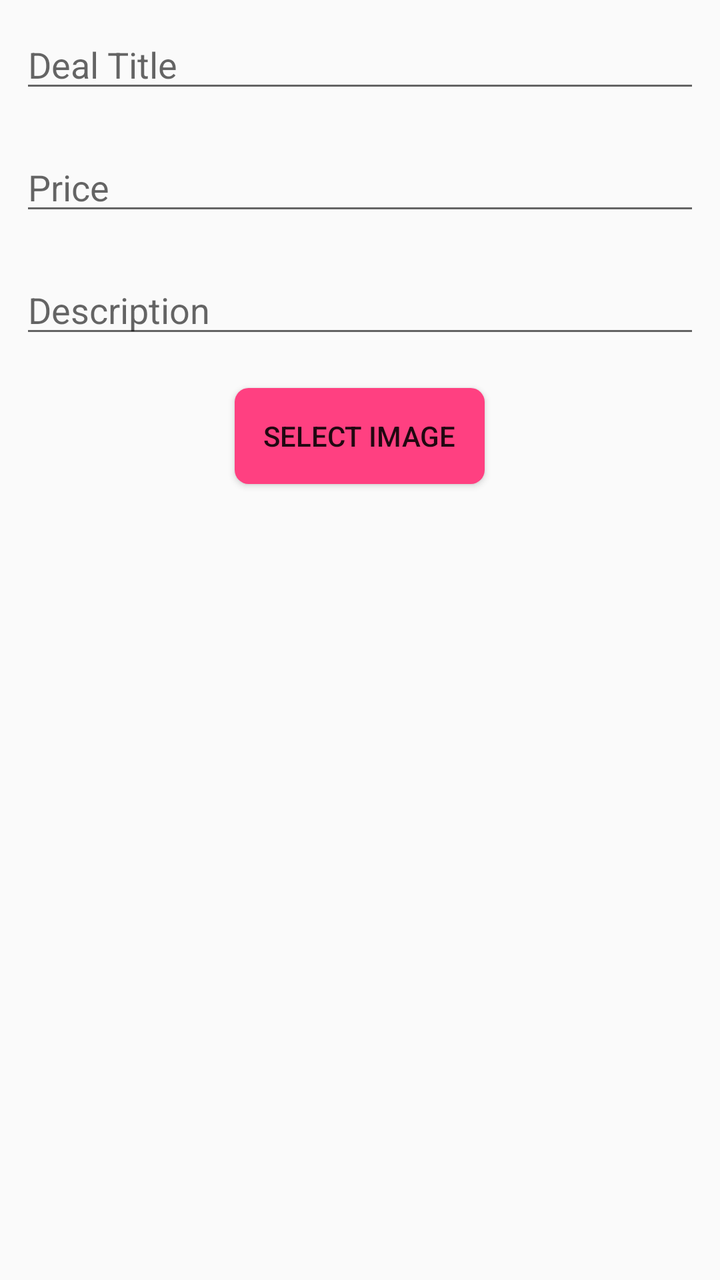
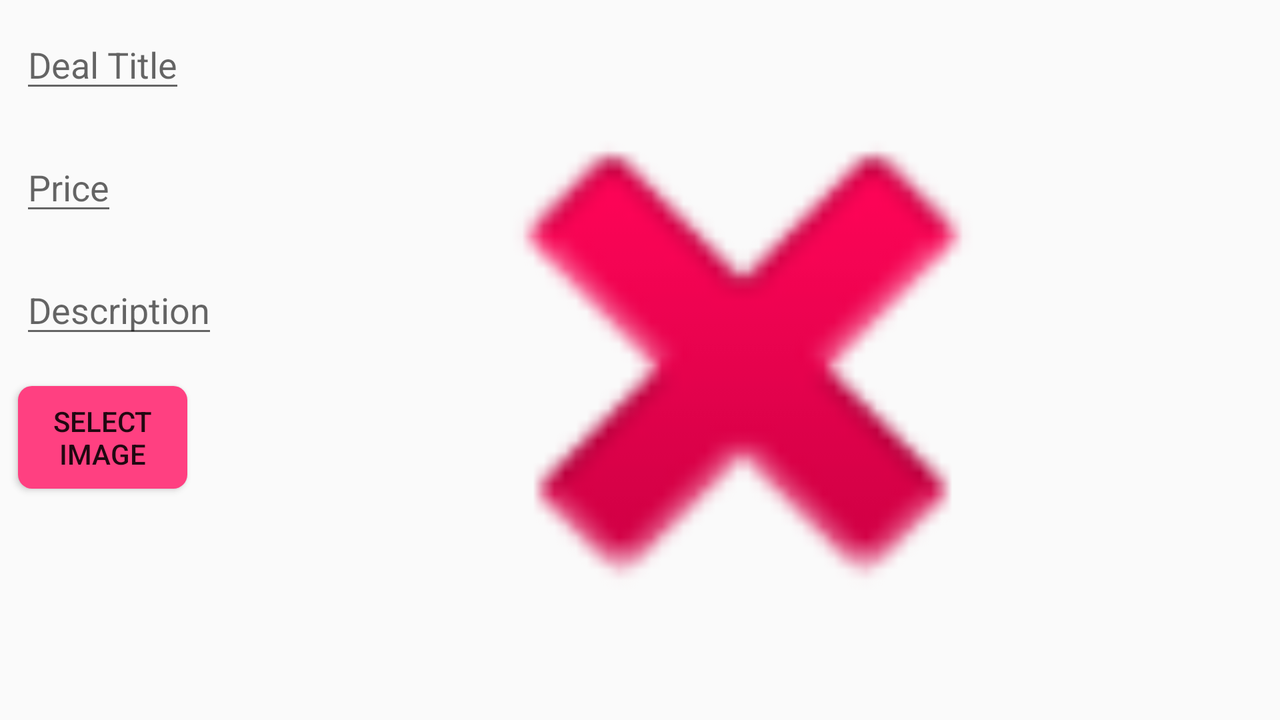

An Android layout and its configuration variant, each rendered on a device that would load it. The default file and the variant file are quoted in full after the pictures.
<!-- AndroidManifest.xml: application theme AppTheme -->
<!-- res/layout/dealactivity.xml -->
<?xml version="1.0" encoding="utf-8"?>
<LinearLayout
	xmlns:android="http://schemas.android.com/apk/res/android"
	xmlns:app="http://schemas.android.com/apk/res-auto"
	android:layout_width="fill_parent"
	android:layout_height="fill_parent"
	android:orientation="vertical">

	<EditText
		android:layout_height="wrap_content"
		android:layout_width="match_parent"
		android:hint="@string/dealtitle"
		android:id="@+id/databaseinput_txtTitle"
		android:layout_margin="10dp"/>

	<EditText
		android:layout_height="wrap_content"
		android:layout_width="match_parent"
		android:id="@+id/databaseinput_textPrice"
		android:inputType="numberDecimal"
		android:hint="@string/price"
		android:layout_margin="10dp"/>

	<EditText
		android:layout_height="wrap_content"
		android:layout_width="match_parent"
		android:hint="@string/description"
		android:id="@+id/databaseinput_description"
		android:layout_margin="10dp"/>

	<Button
		android:id="@+id/dealImgBUT"
		android:layout_gravity="center_horizontal"
		android:layout_height="wrap_content"
		android:layout_width="wrap_content"
		android:text="Select Image"
		android:layout_margin="10dp"
		android:background="@drawable/signinbutton"/>

	<ImageView
		android:id="@+id/dealactivityImageView"
		android:layout_gravity="center_horizontal"
		android:layout_height="wrap_content"
		android:layout_width="wrap_content"
		app:srcCompat="@android:color/transparent"
		/>

</LinearLayout>
<!-- resources referenced by this layout -->
<resources>
  <!-- drawable signinbutton (drawable) -->
  <?xml version="1.0" encoding="utf-8"?>
  <shape xmlns:android="http://schemas.android.com/apk/res/android"
  	android:shape ="rectangle"
  
  >
  
  	<solid android:color="#FF4081"
  
  	/>
  
  	<padding android:bottom="8dp"
  		android:top="8dp"
  		android:right="8dp"
  		android:left="8dp"/>
  	<size android:width="125dp"
  		android:height="5dp"/>
  
  
  	<corners android:radius="7dp"/>
  </shape>
  <string name="dealtitle">Deal Title</string>
  <string name="description">Description</string>
  <string name="price">Price</string>
  <style name="AppTheme" parent="Theme.AppCompat.Light">	
  		<item name="colorPrimary">@color/colorPrimary</item>
          <item name="colorPrimaryDark">@color/colorPrimaryDark</item>
          <item name="colorAccent">@color/colorAccent</item>
  
  	</style>
  <color name="colorPrimary">#3F51B5</color>
  <color name="colorPrimaryDark">#303F9F</color>
  <color name="colorAccent">#FF4081</color>
</resources>
<!-- res/layout-land/dealactivity.xml (the repository's variant of the layout above) -->
<!-- drawn on the phone turned sideways -->
<?xml version="1.0" encoding="utf-8"?>
<RelativeLayout
	xmlns:android="http://schemas.android.com/apk/res/android"
	android:layout_width="fill_parent"
	android:layout_height="fill_parent">

	<EditText
		android:layout_height="wrap_content"
		android:layout_width="wrap_content"
		android:hint="@string/dealtitle"
		android:id="@+id/databaseinput_txtTitle"
		android:layout_margin="10dp"/>

	<EditText
		android:layout_below="@+id/databaseinput_txtTitle"
		android:layout_height="wrap_content"
		android:layout_width="wrap_content"
		android:id="@+id/databaseinput_textPrice"
		android:inputType="numberDecimal"
		android:hint="@string/price"
		android:layout_margin="10dp"/>

	<EditText
		android:layout_below="@+id/databaseinput_textPrice"
		android:layout_height="wrap_content"
		android:layout_width="wrap_content"
		android:hint="@string/description"
		android:id="@+id/databaseinput_description"
		android:layout_margin="10dp"/>

	<Button
		android:layout_toStartOf="@+id/dealactivityImageView"
		android:layout_below="@+id/databaseinput_description"
		android:id="@+id/dealImgBUT"
		android:layout_gravity="center_horizontal"
		android:layout_height="wrap_content"
		android:layout_width="wrap_content"
		android:text="Select Image"
		android:layout_margin="9dp"
		android:background="@drawable/signinbutton"/>

	<ImageView
		android:layout_height="match_parent"
		android:layout_width="wrap_content"
		android:src="@android:drawable/ic_delete"
		android:id="@+id/dealactivityImageView"
		android:layout_toRightOf="@id/databaseinput_txtTitle"
		android:layout_alignParentEnd="true"
		android:layout_margin="8dp"/>

</RelativeLayout>
